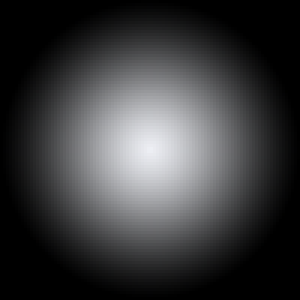
#> input picture Übungen/Serie 2/circle.png, 100 x 100 px (shown 3 times larger)
$ python task2_1.py
#> lines starting #> are read from the running program, lines starting #| are printed output that depends on the picture
import numpy as np  # math functionality
import matplotlib.pyplot as plt  # plotting
import matplotlib.image as mpimg  # loading images

# Using subplots allows several plots to be displayed at once.
# First, a figure is created. The figsize determines default size.
fig = plt.figure(figsize=(8, 7))


########################################################
# Plot 1
########################################################

# This loads an image as a numpy matrix.
# Actually, its three stacked matrices (or a 3D array).
# Each dimension corresponds with one component: red, green and blue.
img = mpimg.imread('circle.png')
#> img is the input picture: shape (100, 100, 3) float32; mean R, G, B 0.228, 0.23, 0.235

# As this is a black and white image and rgb components are more or less equal,
# we can select the first component (red) to get a simple 2D matrix.
# This is done by using numpy's array slicing operations.
# [:, :, 0] means: Select all from dimensions 1 and 2 and only the first entry from 3.
bw_img = img[:, :, 0]

# Add a subplot to our image at position 1. The subplot-grid is 2x2
axs1 = fig.add_subplot(2, 2, 1)

# A 2D matrix can be displayed using 'imshow', rendering each entry as a pixel.
image1 = axs1.imshow(bw_img)

# Why is the image not black and white? -> Because the default colormap is applied.
# When reading in the image, all values were scaled to floats between [0,1].
# We can see this by adding a colorbar to the view:
axs1.set_title('Viridis Colormap (circle.png)')

# ADDED: Arrow from (0,0) to (width//2, height//2)
height, width = bw_img.shape
#> height = 100; width = 100
axs1.annotate("", xytext=(0, 0), xy=(width//2, height//2),
              arrowprops=dict(arrowstyle="->", color="black", lw=1.5))

fig.colorbar(image1, ax=axs1)


########################################################
# Plot 2
########################################################

# To display an image with gray levels, we can use the 'gray' colormap.
axs2 = fig.add_subplot(2, 2, 2)
axs2.set_title('Gray Colormap (circle.png)')

# ADDED: Scatterplot blue dots on the image for every 10 coordinates
x_coords = np.arange(10, width, 10)
#> x_coords = [10, 20, 30, 40, 50, 60, 70, 80, 90]
y_coords = np.arange(10, height, 10)
#> y_coords = [10, 20, 30, 40, 50, 60, 70, 80, 90]
x_grid, y_grid = np.meshgrid(x_coords, y_coords)
axs2.scatter(x_grid.flatten(), y_grid.flatten(), color='blue', s=10, alpha=1)

image2 = axs2.imshow(bw_img, cmap='gray')
fig.colorbar(image2, ax=axs2)


########################################################
# Plot 3
########################################################

# This creates two arrays (x and y) with values between -3 and 3 in 0.025 increments.
delta = 0.025
x = y = np.arange(-3.0, 3.0, delta)

# Meshgrid builds a matrix from two given axes.
# X is a 2D array containing all row indices.
# Y is a 2D array containing all column indices.
X, Y = np.meshgrid(x, y)

# This way, the distance to the center (0,0) can be computed for each 'pixel'.
Radius = np.sqrt(X**2 + Y**2)

# From the radius, a 2D-Sin function could be derived.
# We use 'Z' to indicate a third coordinate (next to X and Y)
Z = np.sin(Radius)

# The result can be mapped to an image using a colormap
axs3 = fig.add_subplot(2, 2, 3)

# ADDED contours to the plot
contours_3 = axs3.contour(X, Y, Z, 4, colors='black')
axs3.clabel(contours_3, inline=True, fontsize=8)

axs3.set_title('2D sin')
image3 = axs3.imshow(Z, extent=[-3, 3, -3, 3], cmap='coolwarm')
fig.colorbar(image3, ax=axs3)


########################################################
# Plot 4
########################################################

# The result can also be displayed in a 3D plot
axs4 = fig.add_subplot(2, 2, 4, projection='3d')

# ADDED: 3D Contours to the plot
contours_4_3D = axs4.contour3D(X, Y, Z, 4, colors='black')
axs4.clabel(contours_4_3D, inline=True, fontsize=8)

contours_4 = axs4.contour(X, Y, Z, 4, colors='black', offset=-1, zdir='z')
axs4.clabel(contours_4, inline=True, fontsize=8)

axs4.set_title('3D plot of 2D sin')
plot1 = axs4.plot_surface(X, Y, Z, cmap='coolwarm')  # shows a surface
# plot1 = axs4.plot_wireframe(X,Y,Z, cmap='coolwarm') # shows a wireframe
# plot1 = axs4.contour3D(X,Y,Z, 80, cmap='coolwarm') # shows 3D contours
fig.colorbar(plot1, ax=axs4)


# Always run this, to make sure everything is displayed.
# Calling the program with the console allows you to rotate the 3D plot.
plt.show()
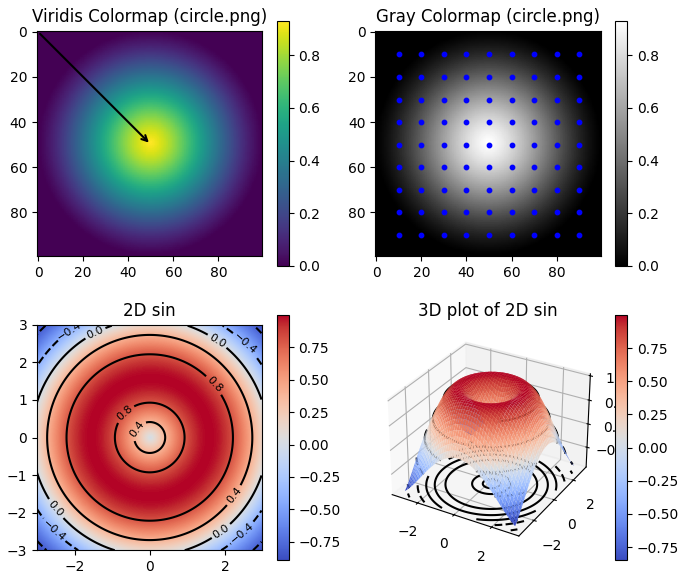
#> figure drawn by matplotlib, 8 panels
